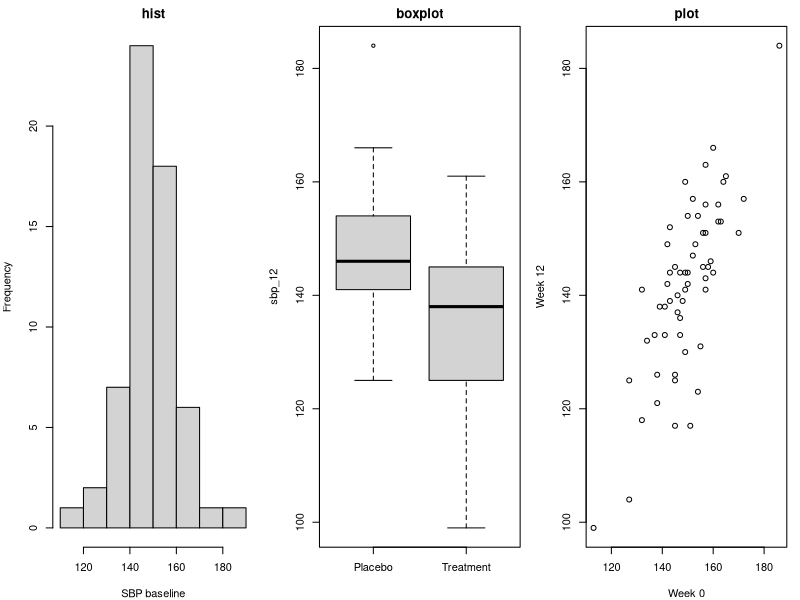
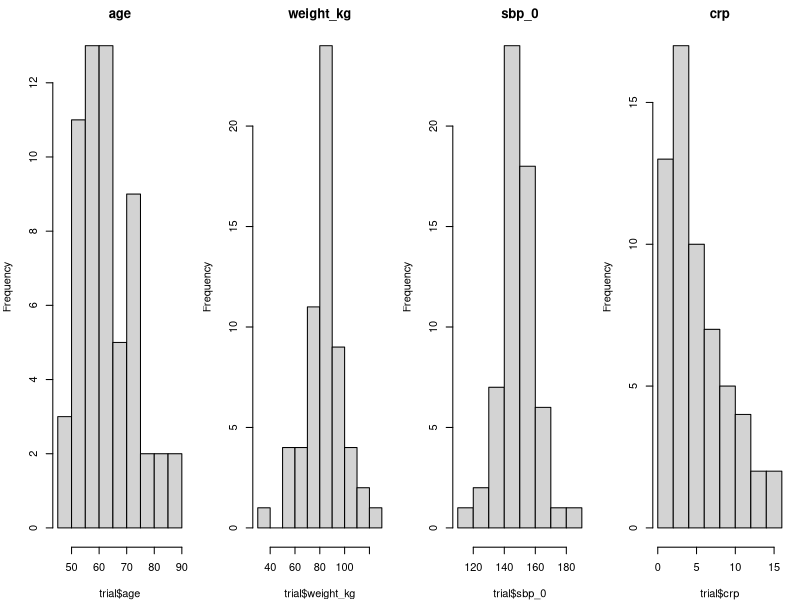

Generate these figures, in order, with R: (Note: this script raises an error after producing the figures.)
## ---- chunk 1
#| label: setup
#| include: false
library(ggplot2)
library(dplyr)
library(knitr)

# Synthetic teaching data for BIOS 6301. Not real patients.
set.seed(6301)
n <- 60
trial <- data.frame(
  id        = sprintf("P%03d", 1:n),
  arm       = rep(c("Placebo", "Treatment"), each = n / 2),
  site      = sample(1:4, n, replace = TRUE),
  age       = round(rnorm(n, 61, 9)),
  sex       = sample(c("F", "M"), n, replace = TRUE),
  weight_kg = round(rnorm(n, 82, 15), 1),
  sbp_0     = round(rnorm(n, 148, 14)),
  stringsAsFactors = FALSE
)
trial$sbp_12 <- round(trial$sbp_0 -
  ifelse(trial$arm == "Treatment", rnorm(n, 14, 8), rnorm(n, 3, 8)))

# Added for this session only, and nothing else is changed:
#   sbp_6  - a middle visit, so a ribbon has somewhere to run
#   crp    - a deliberately right-skewed lab value, for the log-scale slide
#   site_f - site as a labelled factor, so facet strips read as words
trial$sbp_6 <- round(trial$sbp_0 -
  ifelse(trial$arm == "Treatment", rnorm(n, 8, 7), rnorm(n, 2, 7)))
trial$crp    <- round(exp(rnorm(n, 1.1, 0.9)), 2)
trial$site_f <- factor(trial$site, levels = 1:4,
                       labels = paste("Site", 1:4))

# One row per patient-visit, using the reshape from Session 7.
trial_long <- trial |>
  select(id, arm, sbp_0, sbp_6, sbp_12) |>
  tidyr::pivot_longer(starts_with("sbp_"),
                      names_to = "week", names_prefix = "sbp_",
                      values_to = "sbp") |>
  mutate(week = as.numeric(week))
arm_col <- c(Placebo = "#D55E00", Treatment = "#0072B2")

theme_set(theme_minimal(base_size = 14))

# Every figure fills the width of its container; fig-width and fig-height then
# control the aspect ratio and the text size relative to the panel.
knitr::opts_chunk$set(out.width = "100%")
## ---- chunk 2
#| label: base-four
#| fig-width: 9
#| fig-height: 2.8
par(mfrow = c(1, 3), mar = c(4, 4, 2, 1))
hist(trial$sbp_0, main = "hist", xlab = "SBP baseline")
boxplot(sbp_12 ~ arm, data = trial, main = "boxplot", xlab = "")
plot(trial$sbp_0, trial$sbp_12, main = "plot", xlab = "Week 0",
     ylab = "Week 12")
par(mfrow = c(1, 1))
## ---- chunk 3
#| label: base-diagnostic
#| fig-width: 9
#| fig-height: 2.5
par(mfrow = c(1, 4), mar = c(4, 4, 2, 1))
hist(trial$age,       main = "age")
hist(trial$weight_kg, main = "weight_kg")
hist(trial$sbp_0,     main = "sbp_0")
hist(trial$crp,       main = "crp")
par(mfrow = c(1, 1))
## ---- chunk 4
#| label: bad-figure
#| echo: false
#| fig-width: 8.4
#| fig-height: 3.3
ggplot(by_arm, aes(arm, mean_sbp, fill = arm)) +
  geom_col(width = 0.7) +
  coord_cartesian(ylim = c(128, 146)) +
  labs(title = "SBP results", x = "Group", y = "SBP") +
  theme_grey(base_size = 14)
## ---- chunk 5
#| label: good-figure
#| echo: false
#| fig-width: 8.4
#| fig-height: 3.4
ggplot(trial, aes(arm, sbp_12)) +
  geom_jitter(width = 0.12, alpha = 0.45, size = 1.8,
              colour = "grey40") +
  geom_pointrange(
    data = by_arm,
    aes(y = mean_sbp,
        ymin = mean_sbp - 1.96 * se,
        ymax = mean_sbp + 1.96 * se),
    colour = "#0072B2", linewidth = 0.9, size = 0.7
  ) +
  labs(x = NULL, y = "Systolic BP at 12 weeks (mmHg)",
       title = "SBP at 12 weeks by arm, with mean and 95% CI",
       subtitle = "n = 30 per arm; grey points are individual patients") +
  theme_minimal(base_size = 14)
## ---- chunk 6
#| label: bad-pie
#| echo: false
#| fig-width: 3.6
#| fig-height: 2.7
ggplot(trial, aes(x = "", fill = site_f)) +
  geom_bar(width = 1) +
  coord_polar(theta = "y") +
  labs(fill = NULL) +
  theme_void(base_size = 12)
## ---- chunk 7
#| label: pal-okabe
#| echo: false
#| fig-width: 4.4
#| fig-height: 1.15
ok <- data.frame(x = 1:8,
                 hex = unname(palette.colors(8, "Okabe-Ito")))
ggplot(ok, aes(x, 1, fill = hex)) +
  geom_tile(colour = "white", linewidth = 1) +
  scale_fill_identity() +
  labs(title = "Okabe-Ito (categorical)") +
  theme_void(base_size = 11)
## ---- chunk 8
#| label: pal-viridis
#| echo: false
#| fig-width: 4.4
#| fig-height: 1.15
ggplot(data.frame(x = 1:8), aes(x, 1, fill = factor(x))) +
  geom_tile(colour = "white", linewidth = 1) +
  scale_fill_viridis_d(guide = "none") +
  labs(title = "viridis (ordered / continuous)") +
  theme_void(base_size = 11)
## ---- chunk 9
#| label: direct-label
#| echo: false
#| fig-width: 8.6
#| fig-height: 3.1
ggplot(by_week, aes(week, m, colour = arm)) +
  geom_line(linewidth = 1.1) +
  geom_point(size = 2) +
  geom_text(data = filter(by_week, week == 12),
            aes(x = 12.4, label = arm),
            hjust = 0, fontface = "bold") +
  scale_colour_manual(values = arm_col) +
  scale_x_continuous(breaks = c(0, 6, 12),
                     limits = c(0, 16)) +
  labs(x = "Week", y = "Mean SBP (mmHg)") +
  theme(legend.position = "none")
## ---- chunk 10
#| label: publication
#| fig-width: 8.6
#| fig-height: 2.5
p_final <- ggplot(trial, aes(arm, sbp_12)) +
  geom_jitter(width = 0.12, alpha = 0.45, colour = "grey40") +
  geom_pointrange(data = by_arm,
                  aes(y = mean_sbp,
                      ymin = mean_sbp - 1.96 * se,
                      ymax = mean_sbp + 1.96 * se),
                  colour = "#0072B2") +
  labs(x = NULL, y = "SBP at 12 weeks (mmHg)",
       caption = "Mean and 95% CI. n = 30 per arm.") +
  theme_minimal(base_size = 13)
p_final
